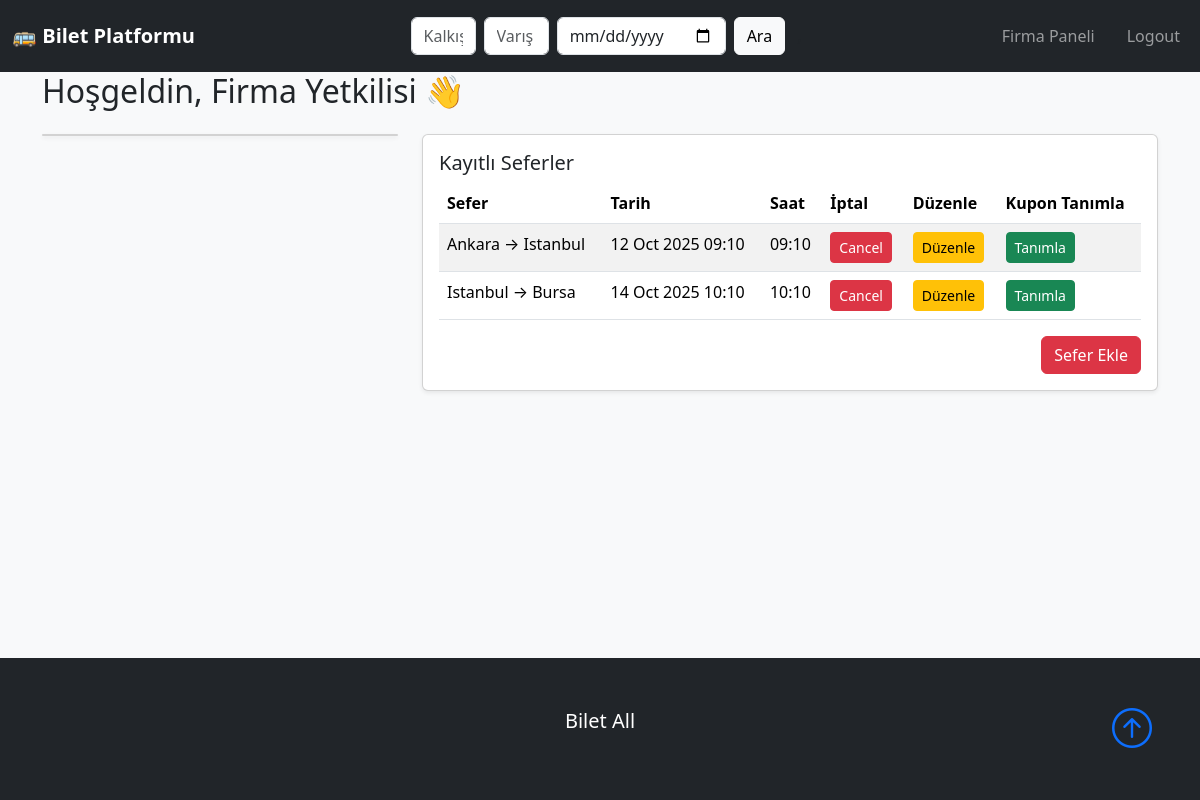
Page /company_dashboard.php (signed in) on the committed database.
### tables this page shows
CREATE TABLE Trips (
    id TEXT PRIMARY KEY,                          -- UUID
    company_id TEXT NOT NULL,
    destination_city TEXT NOT NULL,
    arrival_time DATETIME NOT NULL,
    departure_time DATETIME NOT NULL,
    departure_city TEXT NOT NULL,
    price REAL NOT NULL,
    capacity INTEGER NOT NULL,
    created_date TIMESTAMP DEFAULT CURRENT_TIMESTAMP,
    FOREIGN KEY (company_id) REFERENCES Bus_Company(id)
);

### src/helper.php (called while the page is built, shortened)
<?php
function get_company_trips($company_id) {
    require __DIR__ . '/db_connect.php';
    $stmt = $db->prepare('SELECT id, company_id, destination_city, departure_city, departure_time, price capacity, created_date
        FROM Trips
        WHERE company_id = :company_id
        ORDER BY created_date DESC');
    $stmt->bindValue(':company_id', $company_id, PDO::PARAM_STR);
    $stmt->execute();
    return $stmt->fetchAll(PDO::FETCH_ASSOC);
}
?>

### public/company_dashboard.php (the view, shortened to what this page needs)
<?php
require_once __DIR__ . '/../src/auth.php';
require_once __DIR__ .'/../src/helper.php';
include 'header.php';
$company_id = $_SESSION['company_id'];
$full_name = $_SESSION['full_name'] ?? '';
$trips = get_company_trips($company_id);
?>
<div class="main-content">
  <div class="container">
  <h2 class="mb-4">Hoşgeldin, <?= htmlspecialchars($full_name) ?> 👋</h2>
    <div class="row g-4">
      <div class="col-md-4">
        <div class="card text-center shadow-sm">
        </div>
      </div>
      <div class="col-md-8">
        <div class="card shadow-sm">
          <div class="card-body">
            <h5 class="card-title">Kayıtlı Seferler</h5>
            <table class="table table-striped">
              <thead>
                <tr>
                  <th>Sefer</th>
                  <th>Tarih</th>
                  <th>Saat</th>
                  <th>İptal</th>
                  <th>Düzenle</th>
                  <th>Kupon Tanımla</th>
                </tr>
              </thead>
              <tbody>
                <?php if (empty($trips)): ?>
                  <tr><td colspan="3" class="text-center">Firmanıza kayıtlı sefer bulunmamaktadır..</td></tr>
                <?php else: ?>
                  <?php foreach ($trips as $trip): ?>
                    <tr>
                      <td><?= htmlspecialchars($trip['departure_city']) ?> → <?= htmlspecialchars($trip['destination_city']) ?></td>
                      <td><?= date('d M Y  h:m', strtotime($trip['departure_time'])) ?></td>
                      <td><?= date('H:m', strtotime($trip['departure_time'])) ?></td>
                      <td>
                        <form action="cancel_trip.php" method="POST" style="display:inline;">
                        <button type="submit" class="btn btn-danger btn-sm">Cancel</button>
                        </form>
                      </td>
                      <td>
                        <form action="edit_trip.php" method="POST" style="display:inline;">
                        <a href="edit_trip.php?trip_id=<?= $trip['id'] ?>" class="btn btn-sm btn-warning">Düzenle</a>
                        </form>
                      </td>
                      <td>
                        <form action="add_coupon.php" method="POST" style="display:inline;">
                        <a href="edit_trip.php?trip_id=<?= $trip['id'] ?>" class="btn btn-sm btn-success">Tanımla</a>
                        </form>
                      </td>
                    </tr>
                  <?php endforeach; ?>
                <?php endif; ?>
              </tbody>
            </table>
            <div class="mt-3 text-end">
                <a href="sefer_ekle.php" class="btn btn-danger">Sefer Ekle</a>
            </div>
          </div>
        </div>
      </div>
    </div>
  </div>
</div>
<?php include 'footer.php'; ?>

### public/view/css/style.css (style rules this page uses)
html, body { height: 100%; }
body { display: flex; flex-direction: column; min-height: 100vh; }
.main-content { flex: 1; }

### rows in the picture
trips: departure_city "Ankara", destination_city "Istanbul", departure_time "12 Oct 2025 09:10", departure_time "09:10"
trips: departure_city "Istanbul", destination_city "Bursa", departure_time "14 Oct 2025 10:10", departure_time "10:10"

### other values in the picture
$full_name "Firma Yetkilisi"
